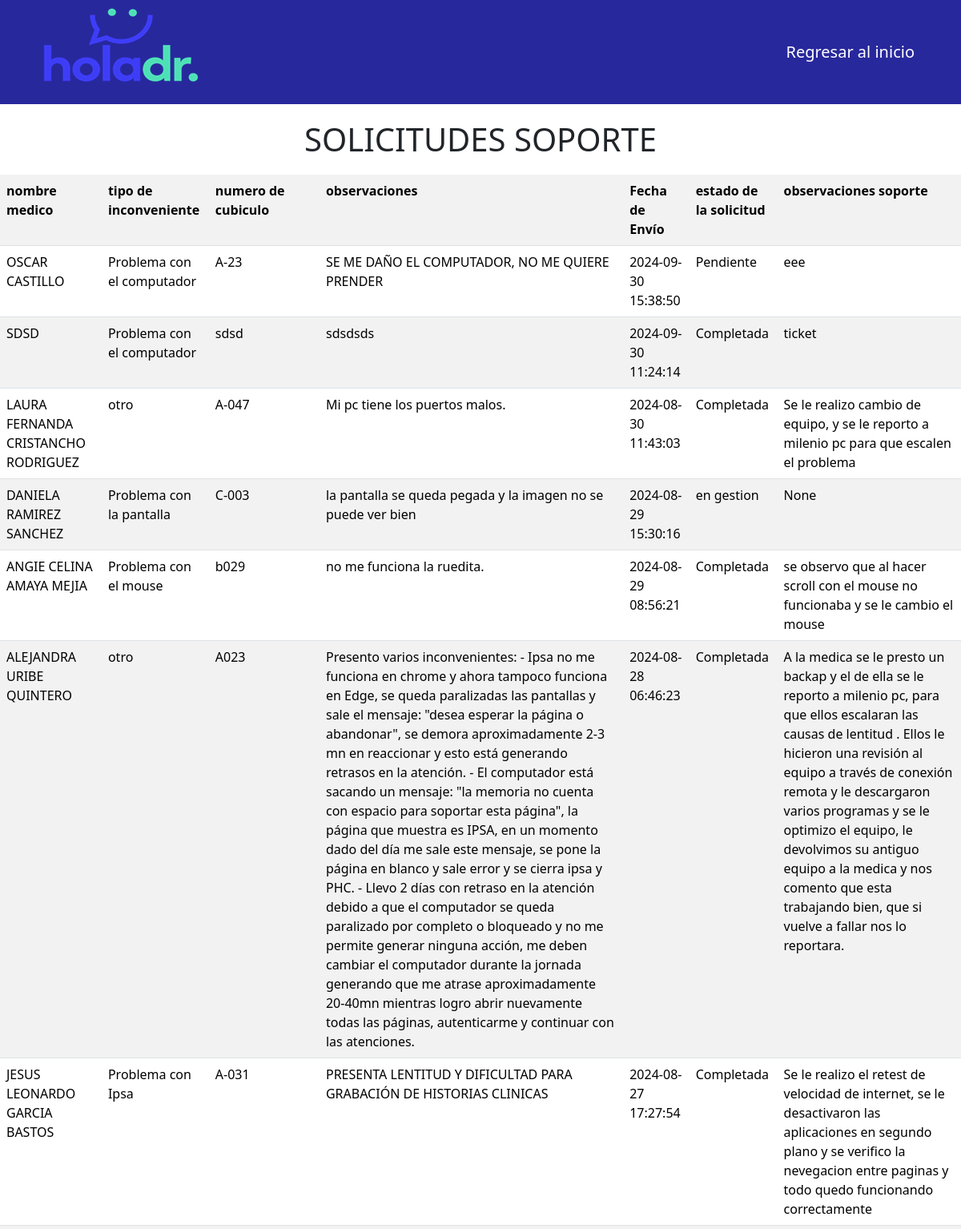
The app's page /soporte_medicos (upper part) with its own data.
### tables this page shows
CREATE TABLE "solicitar_soporte" (
	"nombres_completos"	TEXT,
	"tipo_de_inconveniente"	TEXT,
	"numero_cubiculo"	TEXT,
	"observaciones"	TEXT,
	"fecha_envio"	TEXT,
	"estado_de_solicitud"	NUMERIC,
	"observaciones2"	TEXT,
	"serial"	TEXT,
	"encargado"	TEXT,
	"ticket"	TEXT
);

### app.py (the view)
@app.route('/soporte_medicos')
def soporte_medicos():
    conn = sqlite3.connect('registro.db')
    c = conn.cursor()
    c.execute("SELECT * FROM solicitar_soporte ORDER BY fecha_envio DESC")
    rows = c.fetchall()
    conn.close()
    return render_template('soporte_medicos.html', rows=rows)

### templates/soporte_medicos.html (shortened to what this page needs)
<!DOCTYPE html>
<html lang="es">
<head>
    <link href="https://cdn.jsdelivr.net/npm/bootstrap@5.3.3/dist/css/bootstrap.min.css" rel="stylesheet">
</head>
<body>
        <nav class="navbar navbar-expand-lg navbar-dark">
            <div class="container">
                <img src="/static/imagenes/logo2.png" alt="">
                <a class="navbar-brand" href="/index" >Regresar al inicio</a>
            </div>
        </nav>
    <main>
        <h1>SOLICITUDES SOPORTE</h1>
        <table class="table table-striped">
            <tr>
                <th>nombre medico</th>
                <th>tipo de inconveniente</th>
                <th>numero de cubiculo</th>
                <th>observaciones</th>
                <th>Fecha de Envío</th>
                <th>estado de la solicitud</th>
                <th>observaciones soporte</th>
            </tr>
            {% for row in rows %}
            <tr>
                <td>{{ row[0] }}</td>
                <td>{{ row[1] }}</td>
                <td>{{ row[2] }}</td>
                <td>{{ row[3] }}</td>
                <td>{{ row[4] }}</td>
                <td>{{ row[5] }}</td>
                <td>{{ row[6] }}</td>
            </tr>
            {% endfor %}
        </table><br><hr>
    </main>
</body>
</html>

### templates/soporte_medicos.html (style rules this page uses)
.navbar { background-color: #28289D !important; }
h1 { text-align: center; margin-top: 20px; margin-bottom: 20px; }
table { width: 100%; border-collapse: collapse; }
th, td { padding: 10px; text-align: left; }
th { background-color: #28289D; color: #FFFFFF; }
tbody tr:nth-child(even) { background-color: #f2f2f2; }

### records on screen
solicitar_soporte: nombres_completos "OSCAR CASTILLO", tipo_de_inconveniente "Problema con el computador", numero_cubiculo "A-23", observaciones "SE ME DAÑO EL COMPUTADOR, NO ME QUIERE PRENDER", fecha_envio "2024-09-30 15:38:50", estado_de_solicitud "Pendiente", observaciones2 "eee"
solicitar_soporte: nombres_completos "SDSD", tipo_de_inconveniente "Problema con el computador", numero_cubiculo "sdsd", observaciones "sdsdsds", fecha_envio "2024-09-30 11:24:14", estado_de_solicitud "Completada", observaciones2 "ticket"
solicitar_soporte: nombres_completos "LAURA FERNANDA CRISTANCHO RODRIGUEZ", tipo_de_inconveniente "otro", numero_cubiculo "A-047", observaciones "Mi pc tiene los puertos malos.", fecha_envio "2024-08-30 11:43:03", estado_de_solicitud "Completada", observaciones2 "Se le realizo cambio de equipo, y se le reporto a milenio pc para que escalen el problema"
solicitar_soporte: nombres_completos "DANIELA RAMIREZ SANCHEZ", tipo_de_inconveniente "Problema con la pantalla", numero_cubiculo "C-003", observaciones "la pantalla se queda pegada y la imagen no se puede ver bien", fecha_envio "2024-08-29 15:30:16", estado_de_solicitud "en gestion", row "None"
solicitar_soporte: nombres_completos "ANGIE CELINA AMAYA MEJIA", tipo_de_inconveniente "Problema con el mouse", numero_cubiculo "b029", observaciones "no me funciona la ruedita.", fecha_envio "2024-08-29 08:56:21", estado_de_solicitud "Completada", observaciones2 "se observo que al hacer scroll con el mouse no funcionaba y se le cambio el mouse"
solicitar_soporte: nombres_completos "ALEJANDRA URIBE QUINTERO", tipo_de_inconveniente "otro", numero_cubiculo "A023", observaciones "Presento varios inconvenientes: - Ipsa no me funciona en chrome y ahora tampoco funciona en Edge, se queda paralizadas las pantallas y sale el mensaje: \"desea esperar la página o abandonar\", se demora aproximadamente 2-3 mn en reaccionar y esto está generando retrasos en la atención. - El computador está sacando un mensaje: \"la memoria no cuenta con espacio para soportar esta página\", la página que muestra es IPSA, en un momento dado del día me sale este mensaje, se pone la página en blanco y sale error y se cierra ipsa y PHC. - Llevo 2 días con retraso en la atención debido a que el computador se queda paralizado por completo o bloqueado y no me permite generar ninguna acción, me deben…", fecha_envio "2024-08-28 06:46:23", estado_de_solicitud "Completada", observaciones2 "A la medica se le presto un backap y el de ella se le reporto a milenio pc, para que ellos escalaran las causas de lentitud . Ellos le hicieron una revisión al equipo a través de conexión remota y le descargaron varios programas y se le optimizo el equipo, le devolvimos su antiguo equipo a la medica y nos comento que esta trabajando bien, que si vuelve a fallar nos lo reportara."
solicitar_soporte: nombres_completos "JESUS LEONARDO GARCIA BASTOS", tipo_de_inconveniente "Problema con Ipsa", numero_cubiculo "A-031", observaciones "PRESENTA LENTITUD Y DIFICULTAD PARA GRABACIÓN DE HISTORIAS CLINICAS", fecha_envio "2024-08-27 17:27:54", estado_de_solicitud "Completada", observaciones2 "Se le realizo el retest de velocidad de internet, se le desactivaron las aplicaciones en segundo plano y se verifico la nevegacion entre paginas y todo quedo funcionando correctamente"
